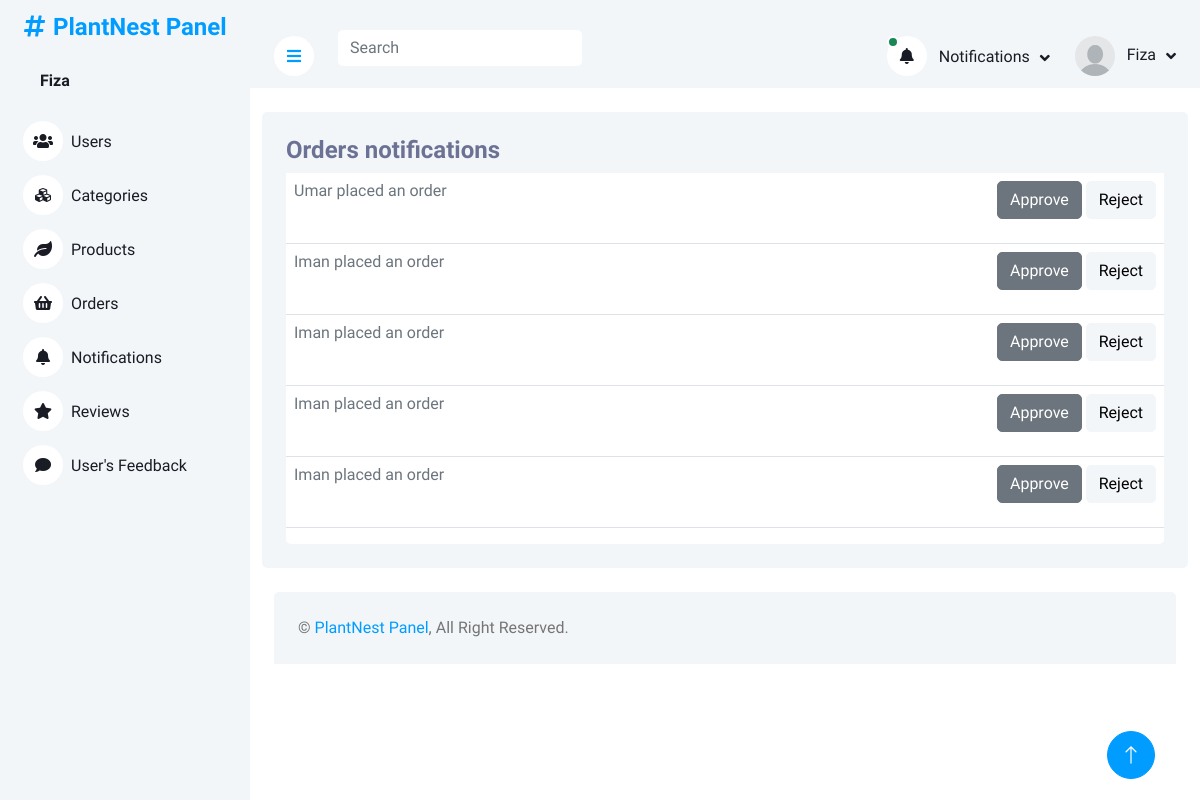
Screenshot of /website/adminPanel/notifications.php (signed in) with the database file from the repository.
### tables this page shows
CREATE TABLE `orders` (
  `orderID` int(11) NOT NULL,
  `userID` int(11) DEFAULT NULL,
  `productID` int(11) DEFAULT NULL,
  `productQuantity` varchar(225) DEFAULT NULL,
  `orderDate` date DEFAULT current_timestamp(),
  `totalAmount` varchar(225) DEFAULT NULL,
  `orderStatus` enum('pending','approved','rejected') NOT NULL DEFAULT 'pending'
);

CREATE TABLE `users` (
  `userID` int(11) NOT NULL,
  `firstName` varchar(225) DEFAULT NULL,
  `lastName` varchar(225) DEFAULT NULL,
  `userEmail` varchar(225) NOT NULL,
  `userPassword` varchar(225) DEFAULT NULL
);

### website/adminPanel/notifications.php (the view, shortened to what this page needs)
<?php
include('header_admin.php')
?>
<div class="container pt-4">
    <div class="bg-light rounded p-4">
        <div class="row">
            <div class="col-12">
                <div class="bg-white rounded h-100 ">
                    <div class="d-flex bg-light justify-content-between">
                        <h4>Orders notifications</h4>
                    </div>
                    <div class="table-responsive bg- ">
                        <table class="table">
                            <tbody>
                                <?php
                        $query = $pdo->query("SELECT * from orders INNER JOIN users on orders.userID = users.userID INNER JOIN products on orders.productID = products.productID where orderStatus = 'pending'");
                        $result = $query->fetchAll(PDO::FETCH_ASSOC);
                        foreach($result as $row){
                        ?>
                                <tr class="tr-row">
                                    <td class="d-flex justify-content-around">
                                        <span class="flex-grow-1">
                                            <a href="orders.php" class="link-secondary">
                                                <?php echo ucfirst($row['firstName'])?>
                                                placed an order
                                            </a>
                                        </span>
                                        <form method="post">
                                            <button class="approve-btn btn btn-secondary"
                                                name='order-approve-btn'
                                                onclick="approveRow(this)">Approve</button>
                                            <button class="reject-btn btn btn-light"
                                                name='order-reject-btn'
                                                onclick="rejectRow(this)">Reject</button>
                                        </form>
                                    </td>
                                </tr>
                                <?php
                        }if(empty($result)){
                            ?>
                                <tr>
                                    <td class="d-flex justify-content-center p-5">
                                            <p>
                                                No Orders
                                            </p>
                                    </td>
                                </tr>
                                <?php
                        }
                                       ?>
                            </tbody>
                        </table>
                    </div>
                </div>
            </div>
        </div>
    </div>
</div>
<?php
include('footer.php')
?>

### website/adminPanel/header_admin.php (shortened to what this page needs)
<?php
include("php/query.php");
?>
<!DOCTYPE html>
<html lang="en">
<head>
    <link href="https://cdnjs.cloudflare.com/ajax/libs/font-awesome/5.10.0/css/all.min.css" rel="stylesheet">
    <link href="https://cdn.jsdelivr.net/npm/bootstrap-icons@1.4.1/font/bootstrap-icons.css" rel="stylesheet">
    <link href="lib/owlcarousel/assets/owl.carousel.min.css" rel="stylesheet">
    <link href="lib/tempusdominus/css/tempusdominus-bootstrap-4.min.css" rel="stylesheet" />
    <link href="css/bootstrap.min.css" rel="stylesheet">
    <link href="css/style.css" rel="stylesheet">
</head>
<body>
    <div class="container-xxl position-relative bg-white d-flex p-0">
        <div class="sidebar pe-4 pb-3">
            <nav class="navbar bg-light navbar-light">
                <a href="index.html" class="navbar-brand mx-4 mb-3">
                    <div>
                    <h4 class="text-primary"><i class="fa fa-hashtag me-2"></i>PlantNest Panel</h4>
                    </div>
                </a>
                <div class="d-flex align-items-center ms-4 mb-4">
                    <div class="ms-3">
                    <?php
                                 if(isset($_SESSION['Admin'])){
                                    $admin = $_SESSION['Admin'];
                                 foreach($admin as $value){
                                    $U_ID =   $value['adminID'];
                                  $query = $pdo->prepare("SELECT * FROM admins WHERE adminID = :iD ");
                                  $query->bindParam(':iD',  $U_ID);
                                  $query->execute();
                                  $result = $query->fetch(PDO::FETCH_ASSOC);
                        ?>
                         <h6 class="mb-0">
                             <span><?php echo ucfirst($result['adminName'])?></span>
                            </h6>
</span>    <?php
                      };
                    }
                        ?>
                    </div>
                </div>
                <div class="navbar-nav w-100">
                    <a href="index.php" class="nav-item nav-link "><i class="fa fa-users me-2"></i>Users</a>
                    <a href="category.php" class="nav-item nav-link"><i class="fa fa-cubes me-2"></i>Categories</a>
                    <a href="products.php" class="nav-item nav-link"><i class="fa fa-leaf me-2"></i>Products</a>
                    <a href="orders.php" class="nav-item nav-link"><i class="fa fa-shopping-basket me-2"></i>Orders</a>
                    <a href="notifications.php" class="nav-item nav-link"><i class="fa fa-bell me-2"></i>Notifications</a>
                    <a href="reviews.php" class="nav-item nav-link"><i class="fa fa-star me-2"></i>Reviews</a>
                    <a href="feedback.php" class="nav-item nav-link"><i class="fa fa-comment me-2"></i>User's Feedback</a>
                </div>
            </nav>
        </div>
        <div class="content">
            <nav class="navbar navbar-expand bg-light navbar-light sticky-top px-4 py-0">
                <a href="#" class="sidebar-toggler flex-shrink-0">
                    <i class="fa fa-bars"></i>
                </a>
                <form class=" d-none d-md-flex ms-4">
                    <input id="taskFilter" name="search-query" class="taskFilter form-control border-0" type="search"
                        placeholder="Search">
                </form>
                <div class="navbar-nav align-items-center ms-auto">
                    <div class="nav-item dropdown">
                        <?php
                            $query = $pdo->query("SELECT * from orders  INNER JOIN  users on
                            orders.userID = users.userID    where orderStatus	 = 'pending'  LIMIT 2");
                        $result = $query->fetchAll(PDO::FETCH_ASSOC);
                        if (empty($result)) {
                            ?>
                            <a href="#" class="nav-link dropdown-toggle " data-bs-toggle="dropdown">
                                <i class="fa fa-bell me-lg-2">
                                </i>
                                <span class="d-none d-lg-inline-flex">Notifications</span>
                            </a>
                            <?php
                        } else {
                            ?>
                            <a href="#" class="nav-link dropdown-toggle " data-bs-toggle="dropdown">
                                <i class="fa fa-bell me-lg-2 position-relative">
                                    <div
                                        class="bg-success rounded-circle border border-2 border-white position-absolute top-0 start-0 p-1">
                                    </div>
                                </i>
                                <span class="d-none d-lg-inline-flex">Notifications</span>
                            </a>
                            <?php
                        } ?>
                    </div>
                    <div class="nav-item dropdown">
                        <a href="#" class="nav-link dropdown-toggle" data-bs-toggle="dropdown">
                        <?php
                                 if(isset($_SESSION['Admin'])){
                                    $admin = $_SESSION['Admin'];
                                 foreach($admin as $value){
                                    $U_ID =   $value['adminID'];
                                  $query = $pdo->prepare("SELECT * FROM admins WHERE adminID = :iD ");
                                  $query->bindParam(':iD',  $U_ID);
                                  $query->execute();
                                  $result = $query->fetch(PDO::FETCH_ASSOC);
                              if($result['adminImage']){
                        ?>
                        <img class="rounded-circle me-lg-2" src="img/<?php echo $result['adminImage'] ?>" alt="" style="width: 40px; height: 40px;">
                            <?php
                              }else if(empty($result['adminImage'])){
                                ?>
                        <img class="rounded-circle me-lg-2" src="img/user.jpg" alt="" style="width: 40px; height: 40px;">
                                <?php
                              }
                            ?>
                                <span class="d-none d-lg-inline-flex">
                                    <?php echo ucfirst($result['adminName']) ?>
                                </span>
                                <?php
                            }
                        }
                            ?>
                        </a>
                    </div>
                </div>
            </nav>

### website/adminPanel/css/style.css (style rules this page uses)
:root { --primary: #009CFF; --light: #F3F6F9; --dark: #191C24; }
.btn { transition: .5s; }
.sidebar { position: fixed; top: 0; left: 0; bottom: 0; width: 250px; height: 100vh; overflow-y: auto; background: var(--light); transition: 0.5s; z-index: 999; }
.content { margin-left: 250px; min-height: 100vh; background: #FFFFFF; transition: 0.5s; }
@media (min-width: 992px) { .sidebar { margin-left: 0; } }
@media (min-width: 992px) { .content { width: calc(100% - 250px); } }
.sidebar .navbar .navbar-nav .nav-link { padding: 7px 20px; color: var(--dark); font-weight: 500; border-left: 3px solid var(--light); border-radius: 0 30px 30px 0; outline: none; }
.sidebar .navbar .navbar-nav .nav-link i { width: 40px; height: 40px; display: inline-flex; align-items: center; justify-content: center; background: #FFFFFF; border-radius: 40px; }
.content .navbar .navbar-nav .nav-link { margin-left: 25px; padding: 12px 0; color: var(--dark); outline: none; }
.content .navbar .sidebar-toggler, .content .navbar .navbar-nav .nav-link i { width: 40px; height: 40px; display: inline-flex; align-items: center; justify-content: center; background: #FFFFFF; border-radius: 40px; }
.content .navbar .dropdown-toggle::after { margin-left: 6px; vertical-align: middle; border: none; content: "\f107"; font-family: "Font Awesome 5 Free"; font-weight: 900; transition: .5s; }

### website/adminPanel/header_admin.php (style rules this page uses)
h4 { color: #6C7293; }

### rows the page displays
orders: userID.firstName "Umar"
orders: userID.firstName "Iman"
orders: userID.firstName "Iman"
orders: userID.firstName "Iman"
orders: userID.firstName "Iman"

### other values shown
$result['adminName'] "Fiza"
